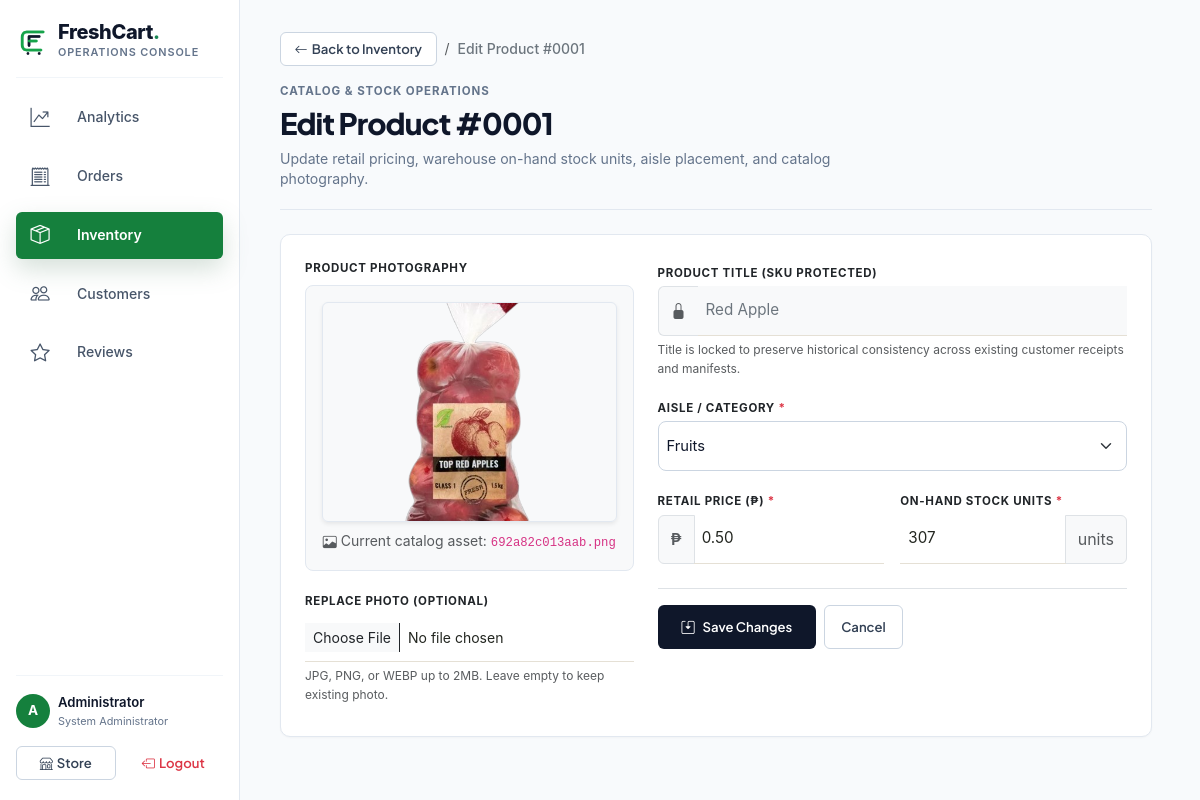
Page /admin/product_edit.php?id=1 (signed in) on the earlier database version.
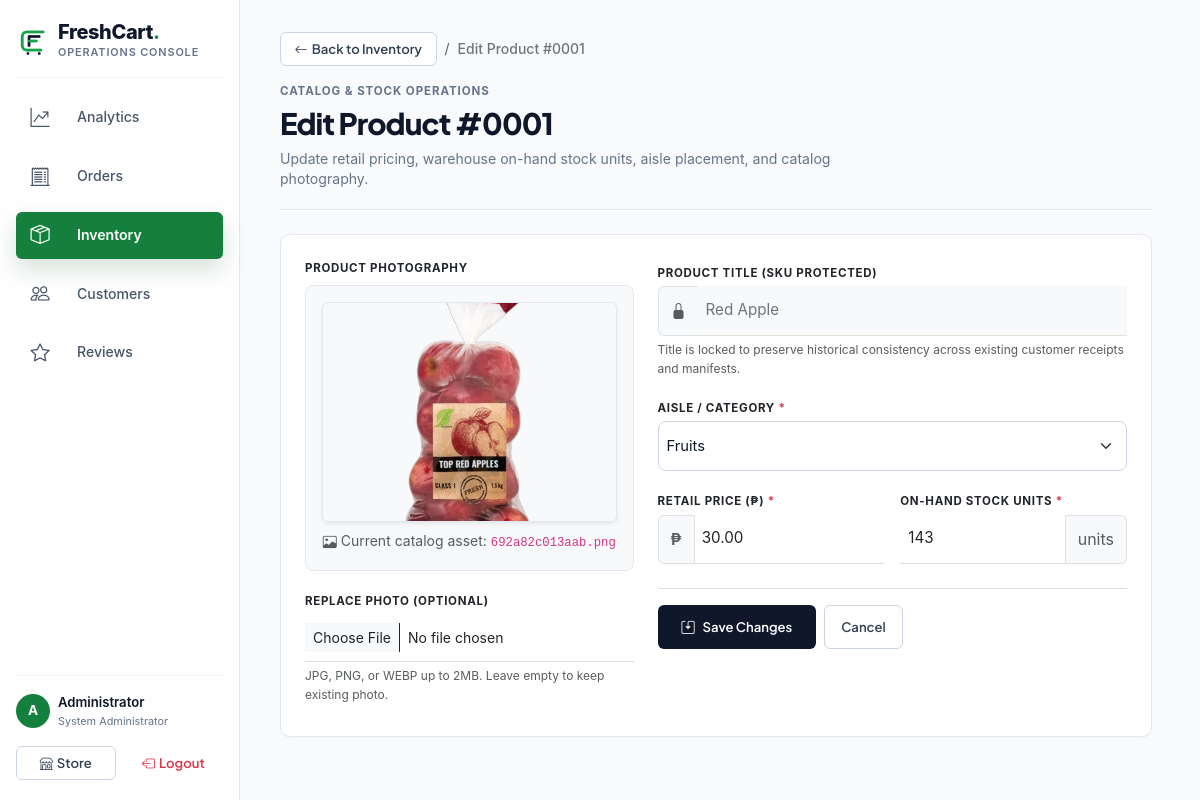
Same page on the later database version.
### tables this page shows
CREATE TABLE `products` (
  `id` int(11) NOT NULL AUTO_INCREMENT,
  `name` varchar(100) NOT NULL,
  `price` decimal(10,2) NOT NULL,
  `image` varchar(255) DEFAULT 'default.jpg',
  `stock_qty` int(11) DEFAULT 0,
  `image_url` varchar(255) DEFAULT NULL,
  `category` varchar(50) DEFAULT NULL,
  PRIMARY KEY (`id`),
  KEY `idx_products_category` (`category`)
);

### admin/product_edit.php (the view, shortened to what the changed rows need)
<?php
require_once __DIR__ . '/../config/db.php';
$id = isset($_GET['id']) ? (int)$_GET['id'] : 0;
$stmt = $pdo->prepare("SELECT * FROM products WHERE id = ?");
$stmt->execute([$id]);
$product = $stmt->fetch(PDO::FETCH_ASSOC);
$categories = $pdo->query("SELECT DISTINCT category FROM products WHERE category IS NOT NULL AND category != '' ORDER BY category ASC")->fetchAll(PDO::FETCH_COLUMN);
?>
<!DOCTYPE html>
<html lang="en">
<head>
    <link href="https://cdn.jsdelivr.net/npm/bootstrap@5.3.0/dist/css/bootstrap.min.css" rel="stylesheet">
    <link rel="stylesheet" href="https://cdn.jsdelivr.net/npm/bootstrap-icons@1.11.0/font/bootstrap-icons.css">
    <link rel="stylesheet" href="../assets/css/style.css?v=<?= time(); ?>">
</head>
<body class="admin-body">
    <div class="admin-wrapper">
        <main class="admin-main" id="mainContent" role="main">
            <div class="admin-view-header mb-4">
                <div class="admin-view-header-main">
                    <div class="admin-view-heading-group">
                        <h1 class="admin-view-title mb-1">Edit Product #<?= str_pad($id, 4, '0', STR_PAD_LEFT) ?></h1>
                    </div>
                </div>
            </div>
            <div class="admin-card p-4">
                <form method="POST" enctype="multipart/form-data" id="editProductForm">
                    <div class="row g-4">
                        <div class="col-lg-5">
                            <div class="d-flex flex-column h-100">
                                <div class="border rounded-3 p-3 text-center bg-light mb-3 position-relative" style="border-color: #e2e8f0 !important;">
                                    <img src="../assets/images/<?= htmlspecialchars($product['image'] ?: 'default.jpg') ?>" id="currentPreviewImage" alt="<?= htmlspecialchars($product['name']) ?>" class="img-fluid rounded-2 shadow-sm" style="width: 100%; max-height: 220px; object-fit: cover; border: 1px solid #e2e8f0;">
                                    <div class="mt-2 text-muted small d-flex align-items-center justify-content-center gap-1" id="previewBadge">
                                        <i class="bi bi-image text-muted"></i>
                                        <span>Current catalog asset: <code><?= htmlspecialchars($product['image'] ?: 'default.jpg') ?></code></span>
                                    </div>
                                </div>
                            </div>
                        </div>
                        <div class="col-lg-7">
                            <div class="mb-3">
                                <div class="input-group">
                                    <span class="input-group-text bg-light text-muted border-end-0">
                                        <i class="bi bi-lock-fill"></i>
                                    </span>
                                    <input type="text" class="form-control bg-light text-secondary border-start-0" value="<?= htmlspecialchars($product['name']) ?>" readonly style="font-size: 0.95rem; min-height: 44px;" aria-label="Product title">
                                </div>
                            </div>
                            <div class="mb-3">
                                <label for="editCategory" class="form-label text-dark fw-bold small text-uppercase mb-1" style="font-size: 0.72rem; letter-spacing: 0.06em;">
                                    Aisle / Category <span class="text-danger">*</span>
                                </label>
                                <select id="editCategory" name="category" class="form-select" required style="font-size: 0.92rem; min-height: 44px;">
                                    <?php foreach ($categories as $cat): ?>
                                        <option value="<?= htmlspecialchars($cat) ?>" <?= ($product['category'] === $cat) ? 'selected' : '' ?>>
                                            <?= htmlspecialchars($cat) ?>
                                        </option>
                                    <?php endforeach; ?>
                                </select>
                            </div>
                            <div class="row g-3 mb-4">
                                <div class="col-sm-6">
                                    <div class="input-group">
                                        <span class="input-group-text bg-light text-muted fw-semibold">₱</span>
                                        <input type="number" id="editPrice" step="0.01" min="0" name="price" class="form-control" value="<?= htmlspecialchars($product['price']) ?>" required style="font-size: 0.95rem; min-height: 44px;">
                                    </div>
                                </div>
                                <div class="col-sm-6">
                                    <div class="input-group">
                                        <input type="number" id="editStock" min="0" name="stock_qty" class="form-control" value="<?= (int)$product['stock_qty'] ?>" required style="font-size: 0.95rem; min-height: 44px;">
                                        <span class="input-group-text bg-light text-muted small">units</span>
                                    </div>
                                </div>
                            </div>
                        </div>
                    </div>
                </form>
            </div>
        </main>
    </div>
</body>
</html>

Differences in the rows shown:
changed products "692a82c013aab.png": price "0.50" → "30.00"; stock_qty "307" → "143"
